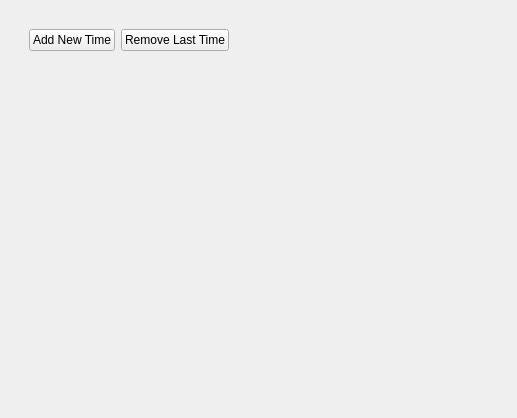
         <widget class="QWidget" name="scrollAreaWidgetContents_2">
          <property name="geometry">
           <rect>
            <x>0</x>
            <y>0</y>
            <width>517</width>
            <height>418</height>
           </rect>
          </property>
          <layout class="QVBoxLayout" name="verticalLayout_3">
           <item>
            <widget class="QWidget" name="AddBucketsArea" native="true">
             <property name="maximumSize">
              <size>
               <width>600</width>
               <height>16777215</height>
              </size>
             </property>
             <property name="autoFillBackground">
              <bool>true</bool>
             </property>
             <layout class="QVBoxLayout" name="verticalLayout_2">
              <item>
               <widget class="QWidget" name="ContainsAddBucketTimeButton" native="true">
                <layout class="QHBoxLayout" name="horizontalLayout_4">
                 <item>
                  <widget class="QPushButton" name="AddBucketTimeButton">
                   <property name="text">
                    <string>Add New Time</string>
                   </property>
                  </widget>
                 </item>
                 <item>
                  <widget class="QPushButton" name="RemoveBucketTimeButton">
                   <property name="text">
                    <string>Remove Last Time</string>
                   </property>
                  </widget>
                 </item>
                 <item>
                  <spacer name="horizontalSpacer_3">
                   <property name="orientation">
                    <enum>Qt::Orientation::Horizontal</enum>
                   </property>
                   <property name="sizeHint" stdset="0">
                    <size>
                     <width>214</width>
                     <height>20</height>
                    </size>
                   </property>
                  </spacer>
                 </item>
                </layout>
               </widget>
              </item>
             </layout>
            </widget>
           </item>
           <item>
            <spacer name="verticalSpacer">
             <property name="orientation">
              <enum>Qt::Orientation::Vertical</enum>
             </property>
             <property name="sizeHint" stdset="0">
              <size>
               <width>20</width>
               <height>40</height>
              </size>
             </property>
            </spacer>
           </item>
          </layout>
         </widget>
